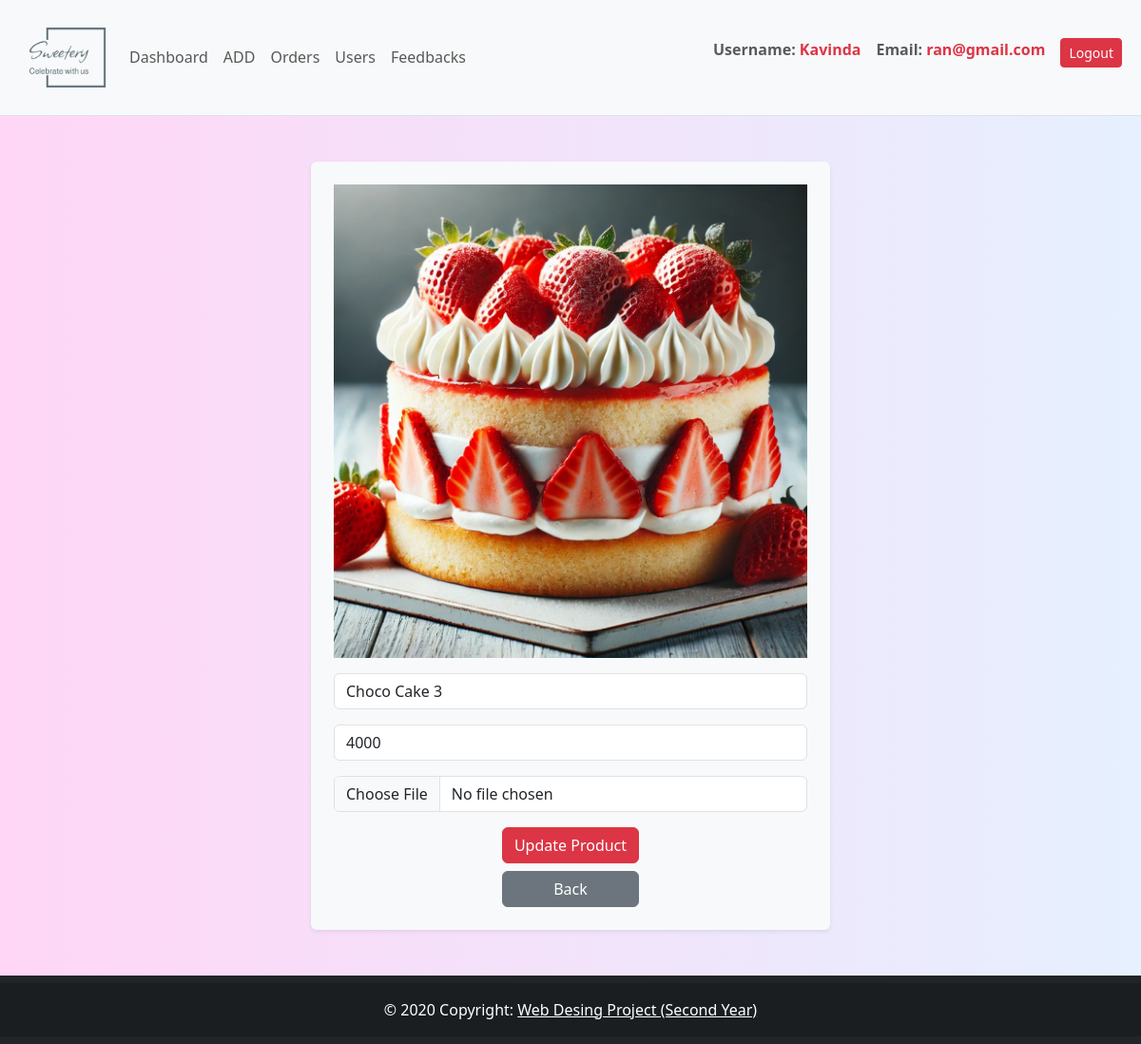
Screenshot of /admin/admin_update_product.php?update=1 (signed in) with the database file from the repository.
### tables this page shows
CREATE TABLE `products` (
  `category_id` int DEFAULT NULL,
  `details` varchar(200) NOT NULL DEFAULT 'Sweet cake for celebrate your moments',
  `id` int NOT NULL AUTO_INCREMENT,
  `image` varchar(200) NOT NULL,
  `name` varchar(200) NOT NULL,
  `price` int NOT NULL,
  PRIMARY KEY (`id`) USING BTREE
);

### admin/admin_update_product.php (the view, shortened to what this page needs)
<?php
@include '../includes/db.php';
?>
<!DOCTYPE html>
<html lang="en">
<head>
   <link rel="stylesheet" href="../css/admin_page.css">
    <link href="https://cdn.jsdelivr.net/npm/bootstrap@5.3.3/dist/css/bootstrap.min.css" rel="stylesheet">
    <link rel="stylesheet" href="https://cdn.jsdelivr.net/npm/bootstrap-icons@1.11.3/font/bootstrap-icons.min.css">
    <link rel="stylesheet" href="https://cdnjs.cloudflare.com/ajax/libs/font-awesome/5.15.4/css/all.min.css">
</head>
<body class="d-flex flex-column min-vh-100">
<?php @include './includes/admin_nav.php'; ?>
<section class="container my-5">
   <div class="row justify-content-center">
      <div class="col-md-6">
         <?php
            if (isset($_GET['update'])) {
               $update_id = $_GET['update'];
               $select_products = mysqli_query($conn, "SELECT * FROM `products` WHERE id = '$update_id'") or die('query failed');
               if(mysqli_num_rows($select_products) > 0){
                  while($fetch_products = mysqli_fetch_assoc($select_products)){
         ?>
         <form action="" method="post" enctype="multipart/form-data" class="bg-light p-4 rounded shadow-sm">
            <img src="../uploaded_img/<?php echo $fetch_products['image']; ?>" class="img-fluid mb-3" alt="">
            <div class="mb-3">
               <input type="text" class="form-control" value="<?php echo $fetch_products['name']; ?>" required placeholder="Update product name" name="name">
            </div>
            <div class="mb-3">
               <input type="number" min="0" class="form-control" value="<?php echo $fetch_products['price']; ?>" required placeholder="Update product price" name="price">
            </div>
            <div class="mb-3">
               <input type="file" accept="image/jpg, image/jpeg, image/png, image/webp" class="form-control" name="image">
            </div>
            <div class="d-grid gap-2 justify-content-center">
               <input type="submit" value="Update Product" name="update_product" class="btn btn-danger w-100">
               <a href="./admin_products.php" class="btn btn-secondary">Back</a>
            </div>
         </form>
         <?php
                  }
               } else {
                  echo '<p class="text-center">No product found for update</p>';
               }
            } else {
               echo '<p class="text-center">No product selected for update</p>';
            }
         ?>
      </div>
   </div>
</section>
<?php @include './includes/admin_footer.php'; ?>
</body>
</html>

### css/admin_page.css (style rules this page uses)
* { list-style-type: none; }
body { background: linear-gradient(to right, #ffd6f6, #e6f0ff); }
img { height: 300px; }

### rows the page displays
products: image (picture), name "Choco Cake 3", price "4000"

### other values shown
$_SESSION['admin_name'] "Kavinda"
$_SESSION['admin_email'] "ran@gmail.com"
